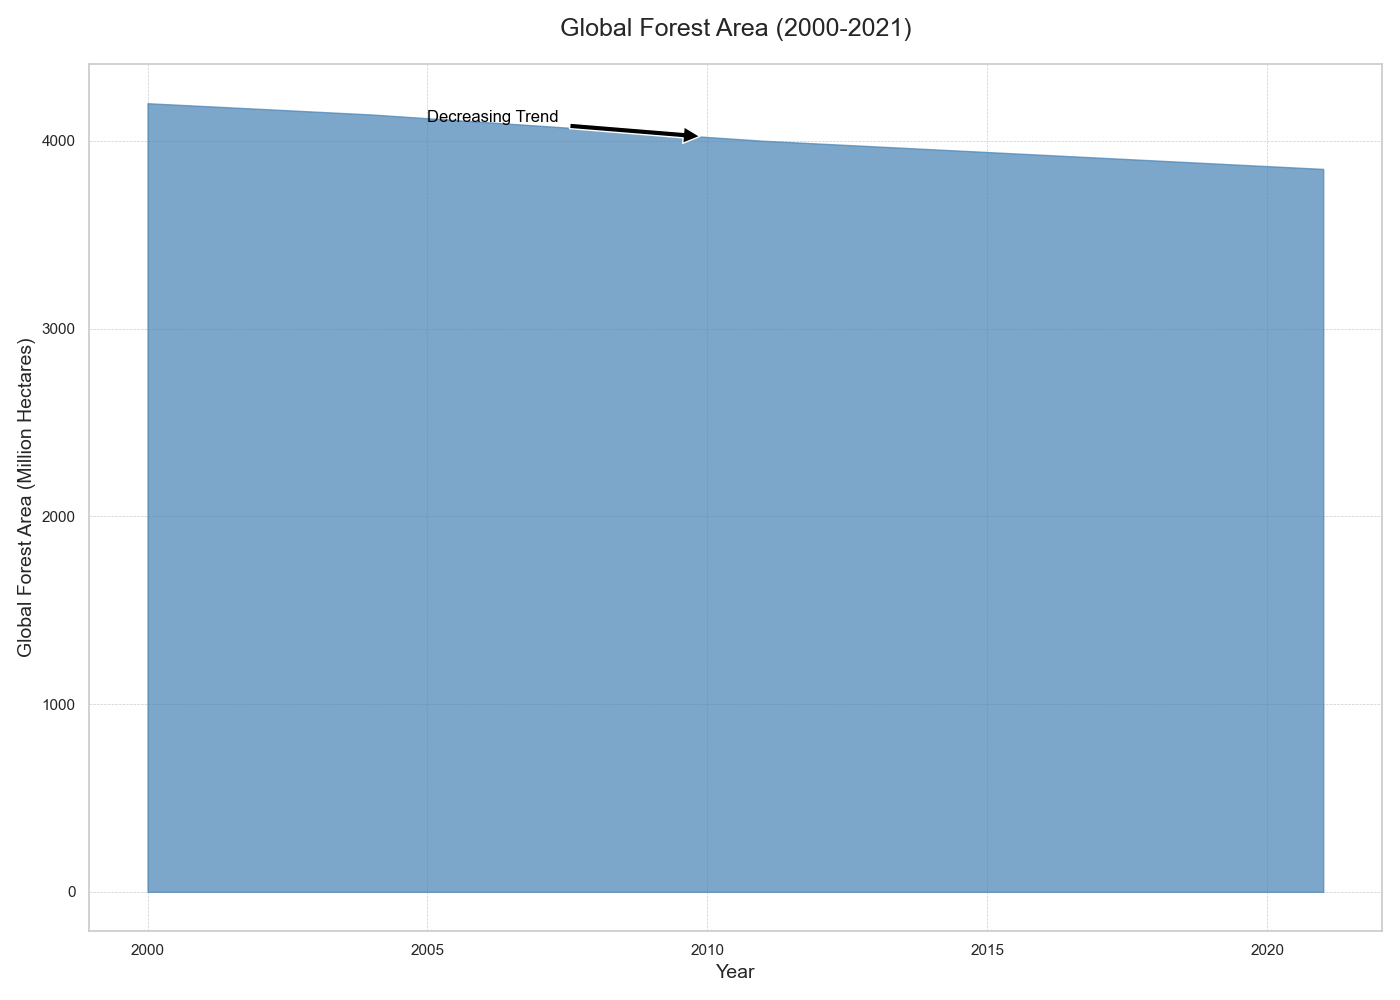

The Python source for this figure:

import matplotlib.pyplot as plt
import pandas as pd

data = {
    "Year": [2000, 2001, 2002, 2003, 2004, 2005, 2006, 2007, 2008, 2009, 2010, 
             2011, 2012, 2013, 2014, 2015, 2016, 2017, 2018, 2019, 2020, 2021],
    "Global Forest Area (Million Hectares)": [4200, 4185, 4170, 4155, 4140, 4120, 4100, 
                                              4080, 4060, 4040, 4020, 4000, 3985, 3970, 
                                              3955, 3940, 3925, 3910, 3895, 3880, 3865, 3850]
}

df = pd.DataFrame(data)

plt.figure(figsize=(14, 10))
plt.fill_between(df["Year"], df["Global Forest Area (Million Hectares)"], color="#4682B4", alpha=0.7)

plt.title('Global Forest Area (2000-2021)', fontsize=18, pad=20)
plt.xlabel('Year', fontsize=14)
plt.ylabel('Global Forest Area (Million Hectares)', fontsize=14)
plt.annotate('Decreasing Trend', xy=(2010, 4020), xytext=(2005, 4100),
             arrowprops=dict(facecolor='black', shrink=0.05),
             fontsize=12, color='black')

plt.grid(True, which='both', linestyle='--', linewidth=0.5)
plt.tight_layout()
plt.show()
